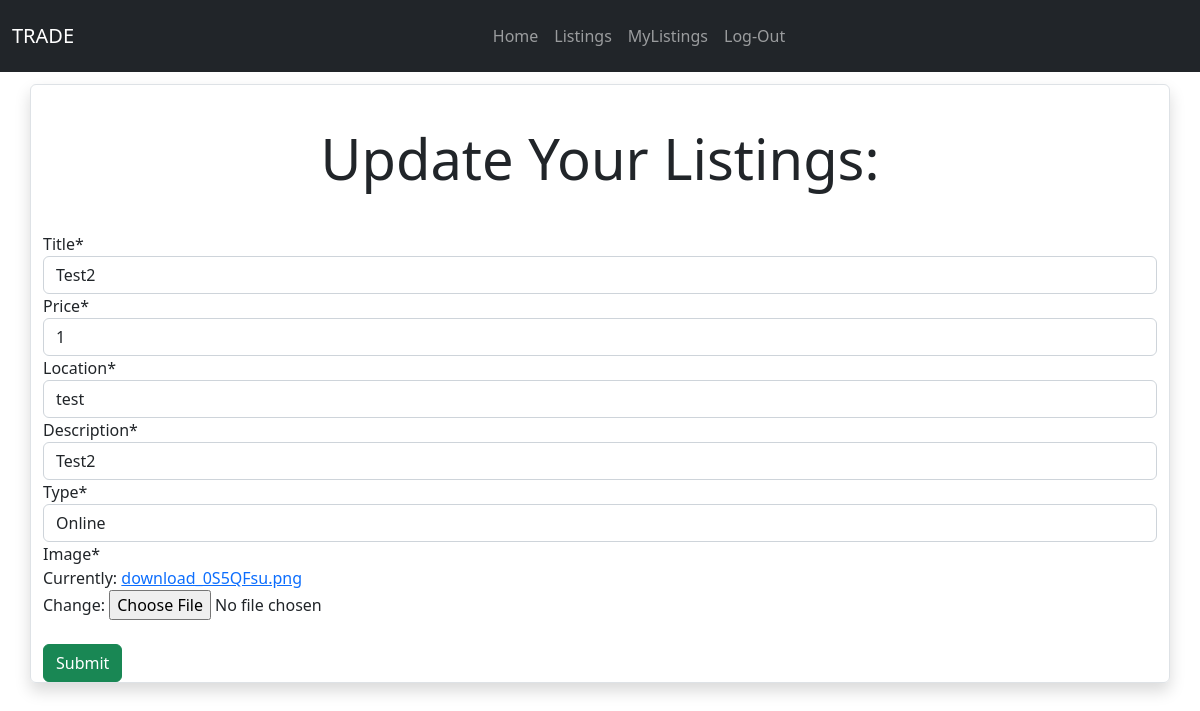
The app's page /update/3 (signed in) with its own data.
### Trade/models.py (models this page shows, shortened)
class listing(models.Model):
    user = models.ForeignKey(User, on_delete=models.CASCADE)
    title = models.CharField(max_length=200)
    price = models.IntegerField()
    location = models.CharField(max_length=200)
    description = models.CharField(max_length=600)
    type = models.CharField(max_length=20, blank=False, choices=LISTING_TYPE)
    image = models.ImageField(null=True)
    created_at = models.DateTimeField(auto_now_add=True, blank=True)

### Trade/views.py (the view)
# urls.py: path('update/<int:listing_id>', views.update_listing, name='update_listing'),
@login_required(login_url='login')
def update_listing(request, listing_id):
    listing_item = listing.objects.get(id=listing_id, user=request.user)
    if request.method == 'POST':
        form = ListingForm(request.POST, request.FILES, instance=listing_item)
        if form.is_valid():
            form.instance.user = request.user
            form.save()
            return redirect('my_listings')
    else:
        form = ListingForm(instance=listing_item)
    return render(request, 'Trade/updatelist.html', {'form': form})

### Trade/forms.py
class ListingForm(forms.ModelForm):
    class Meta:
        model = listing
        exclude = ['user']

### templates/Trade/updatelist.html (shortened to what this page needs)
{% extends 'Trade/base.html' %}
{% load crispy_forms_filters %}
{% load static %}
{% block body %}
 <form method="post" action="">
<div class="container justify-content-center  border shadow rounded my-5">
    <div class="row justify-content-center p-4 m-3 display-4">
             Update Your Listings:
    </div>
                        {{ form|crispy }}
<button type="submit" class="btn btn-success mt-4"> Submit</button>
    </div>
 </form>
{% endblock %}

### static/css/style.css (style rules this page uses)
body { padding-top: 3%; padding-bottom: 2%; }

### records on screen
listing: title "Test2", price "1", location "test", description "Test2", type "Online"
